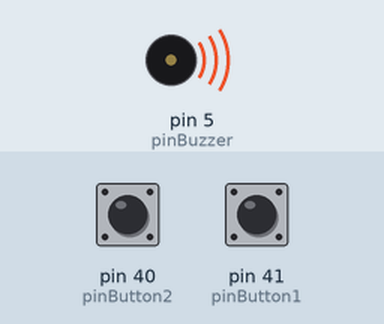
The sketch below on a simulated Arduino Mega 2560, built with avr-gcc and run on an emulated ATmega2560. Parts: buzzer (waves = sounding). The test bench sets the inputs (shaded band); at power-on: pin 40 (pinButton2) LOW, pin 41 (pinButton1) HIGH.

Above: at 1.2 s.
1.3 s: pin 40 (pinButton2) pulled HIGH for 0.15 s
At 1.37 s:
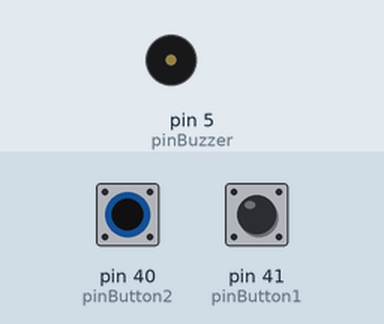
2.9 s: pin 40 (pinButton2) pulled HIGH for 3.2 s
At 6.9 s:
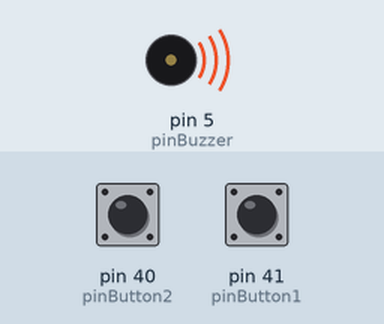
Timing chart, 0 to 8.4 s (numbered marks = the images above; inputs shaded):
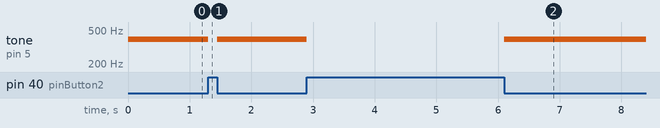

The sketch:

MobileManipulator-Blackberry-03-04-00-Buzzer-Button.ino
```cpp
#define pinBuzzer     5  // 부저 핀 번호

#define pinButton1    41 // 버턴1 핀 번호
#define pinButton2    40 // 버턴2 핀 번호

void  setup()
{
  pinMode( pinButton1, INPUT );  // 버튼1을 입력 모드로
  pinMode( pinButton2, INPUT );  // 버튼2를 입력 모드로

  pinMode( pinBuzzer, OUTPUT ); // 부저를 출력 모드로
  noTone( pinBuzzer );  // 스피커 끄기(음소거)
}

void  loop()
{
  if( digitalRead(pinButton1) == 0 ) // 버튼1 눌림?
    tone( pinBuzzer, 261 ); // "도" 연주
  else if( digitalRead(pinButton2) == 0 ) // 버튼2 눌림?
    tone( pinBuzzer, 392 ); // "솔" 연주
  else
    noTone( pinBuzzer ); // 음소거(mute)
}
```

Measured:
- after the input at 1.3 s, tone on pin 5 (pinBuzzer): 392 Hz → silent at once, → 392 Hz 0.15 s later
- after the input at 2.9 s, tone on pin 5 (pinBuzzer): 392 Hz → silent at once, → 392 Hz 3.2 s later
